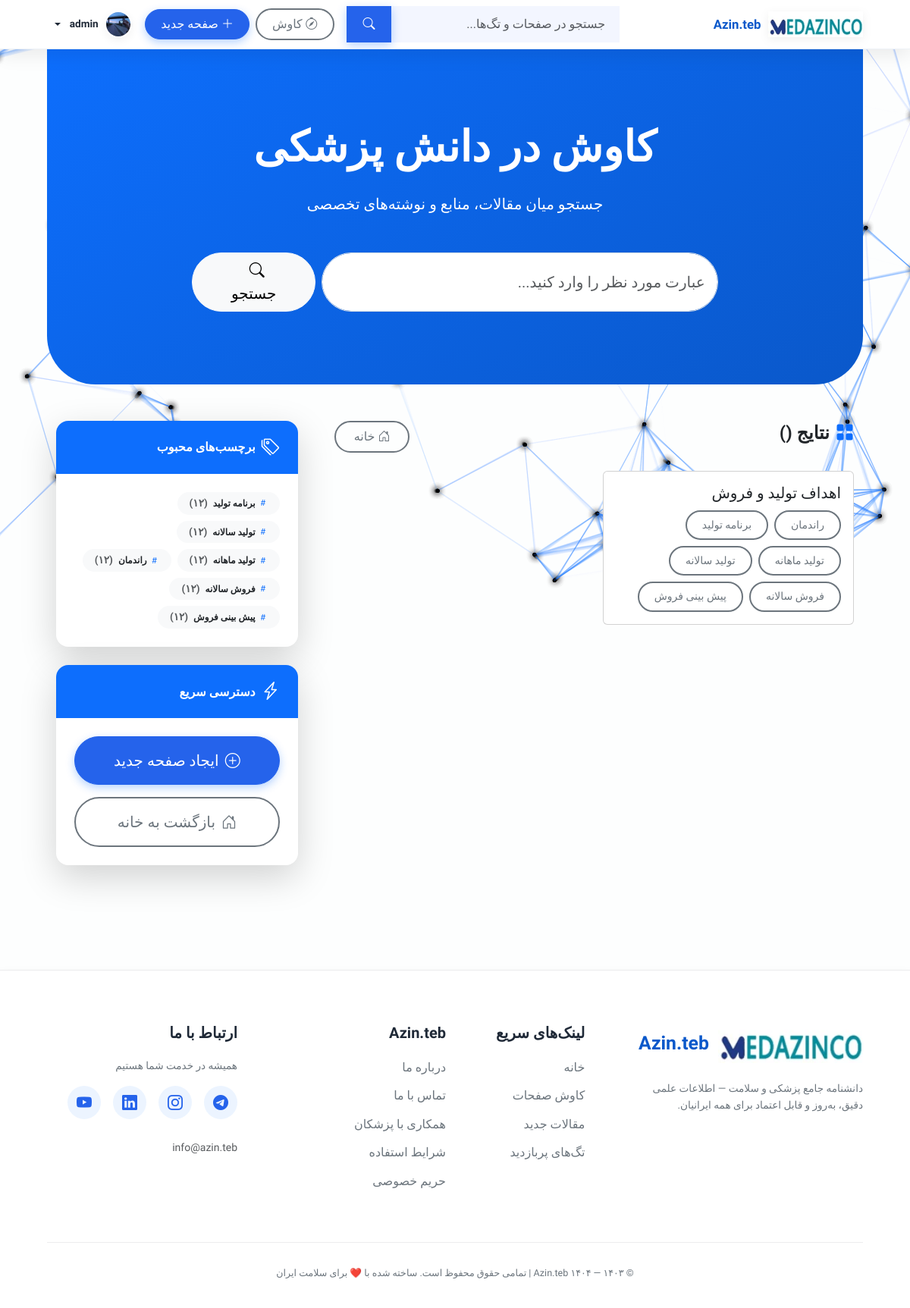
/discover (signed in), run on the app's committed database.
### app/models.py (models this page shows, shortened)
class User(db.Model, UserMixin):
    __tablename__ = 'user'
    id = db.Column(db.Integer, primary_key=True)
    username = db.Column(db.String(150), unique=True, nullable=False)
    email = db.Column(db.String(150), unique=True, nullable=False)
    password = db.Column(db.String(200), nullable=False)
    full_name = db.Column(db.String(150))
    bio = db.Column(db.Text)
    role = db.Column(db.String(50), default='user')
    avatar = db.Column(db.String(200), default='default_avatar.png')
    created_at = db.Column(db.DateTime, default=datetime.utcnow)
    comments = relationship('Comment', back_populates='user', cascade='all, delete-orphan')

class Page(db.Model):
    __tablename__ = 'page'
    id = db.Column(db.Integer, primary_key=True)
    slug = db.Column(db.String(255), unique=True, nullable=False, index=True)
    title = db.Column(db.String(255))
    subtitle = db.Column(db.String(512))
    excerpt = db.Column(db.Text)
    tags = db.Column(db.String(1000))          # comma-separated or JSON
    feature_image = db.Column(db.String(255))
    gallery = db.Column(db.Text)               # JSON list of filenames
    videos = db.Column(db.Text)                # JSON list of filenames
    personnel = db.Column(db.Text)             # JSON list of dicts
    content = db.Column(db.Text)               # محتوای اصلی (Markdown/HTML)
    created_at = db.Column(db.DateTime, default=datetime.utcnow)
    updated_at = db.Column(db.DateTime, default=datetime.utcnow, onupdate=datetime.utcnow)
    user_id = db.Column(db.Integer, db.ForeignKey('user.id'), nullable=True)
    user = db.relationship('User', backref='pages')

### app/blueprints/wiki/routes.py (the view, shortened to what this page needs)
@wiki_bp.route('/discover', endpoint='discover')
def discover():
    q = (request.args.get('q') or '').strip()
    tag_filter = (request.args.get('tag') or '').strip()
    page_num = request.args.get('page', 1, type=int)
    per_page = request.args.get('per_page', 12, type=int)
    items: List[Dict[str, Any]] = []
    tagset = set()
    if Page is not None:
        try:
            query = Page.query
            if q:
                like = f"%{q}%"
                query = query.filter((Page.title.ilike(like)) | (Page.excerpt.ilike(like)) | (Page.tags.ilike(like)))  # type: ignore
            pages_all = query.order_by(Page.updated_at.desc()).all()
            for p in pages_all:
                tags_list = [t.strip() for t in (p.tags or "").split(',') if t.strip()]
                for t in tags_list: tagset.add(t)
                items.append({'slug': p.slug, 'title': p.title or p.slug.replace('-', ' '), 'excerpt': p.excerpt or '', 'tags': tags_list, 'url': url_for('wiki.view_page', page_name=p.slug)})
        except Exception:
            current_app.logger.exception("discover DB fallback")
    if tag_filter:
        items = [it for it in items if tag_filter in it['tags']]
    if q:
        qlow = q.lower()
        items = [it for it in items if qlow in it['title'].lower() or qlow in it['excerpt'].lower() or any(qlow in t.lower() for t in it['tags'])]
    items.sort(key=lambda x: x['title'].lower())
    total = len(items)
    start = (page_num - 1) * per_page
    end = start + per_page
    page_items = items[start:end]
    all_tags = sorted(list(tagset), key=lambda s: s.lower())
    total_pages = max(1, (total + per_page - 1) // per_page)
    pagination = {'page': page_num, 'per_page': per_page, 'total': total, 'total_pages': total_pages}
    return render_template('discover.html', q=q, tag_filter=tag_filter, results=page_items, all_tags=all_tags, pagination=pagination)

### app/templates/discover.html (shortened to what this page needs)
{% extends "base.html" %}
{% block extra_head %}
<link rel="stylesheet" href="{{ url_for('static', filename='css/theme.css') }}">
{% endblock %}
{% block content %}
<section class="discover-hero text-white py-5" style="background: linear-gradient(145deg, #0d6efd, #0a58ca); border-radius: 0 0 4rem 4rem;">
  <div class="container py-5">
    <div class="row justify-content-center text-center">
      <div class="col-lg-8" data-aos="fade-up">
        <h1 class="display-4 fw-bold mb-4">کاوش در دانش پزشکی</h1>
        <p class="lead mb-5">جستجو میان مقالات، منابع و نوشته‌های تخصصی</p>
        <form action="{{ url_for('discover') }}" method="get" class="d-flex search-form">
          <input type="text" name="q" class="form-control form-control-lg rounded-pill me-2" placeholder="عبارت مورد نظر را وارد کنید..." value="{{ q|e }}" aria-label="جستجو">
          <button class="btn btn-light btn-lg rounded-pill px-5 hover-scale" type="submit">
            <i class="bi bi-search me-2"></i>جستجو
          </button>
        </form>
      </div>
    </div>
  </div>
</section>
<div class="container py-5">
  <div class="row g-5">
    <div class="col-lg-8">
      <div class="d-flex justify-content-between align-items-center mb-4" data-aos="fade-down">
        <h4 class="fw-bold text-dark">
          <i class="bi bi-grid-fill me-2 text-primary"></i>نتایج ({{ pagination.total_count }})
        </h4>
        <a href="{{ url_for('index') }}" class="btn btn-outline-secondary rounded-pill px-4 hover-scale">
          <i class="bi bi-house-door me-1"></i>خانه
        </a>
      </div>
      <div id="discover-list" class="row g-4">
        {% for it in results %}
          <div class="col-md-6" data-aos="fade-up" data-aos-delay="{{ loop.index * 50 }}">
            {% include "_card.html" %}
          </div>
        {% endfor %}
      </div>
    </div>
    <aside class="col-lg-4">
      <div class="card border-0 shadow-lg rounded-4 overflow-hidden mb-4 sticky-sidebar" data-aos="fade-left">
        <div class="card-header bg-primary text-white py-3 px-4 border-0 d-flex align-items-center">
          <i class="bi bi-tags fs-4 me-2"></i>
          <h6 class="mb-0 fw-semibold">برچسب‌های محبوب</h6>
        </div>
        <div class="card-body p-4">
          <div class="d-flex flex-wrap gap-2">
            {% for t in all_tags %}
              <a href="{{ url_for('discover') }}?tag={{ t|urlencode }}" class="text-decoration-none">
                <span class="badge bg-light text-dark rounded-pill px-3 py-2 tag-pill hover-scale">
                  <i class="bi bi-hash me-1 text-primary"></i>{{ t }}
                  <span class="ms-1 text-muted small">(۱۲)</span>
                </span>
              </a>
            {% else %}
              <div class="text-muted small">هیچ برچسبی یافت نشد</div>
            {% endfor %}
          </div>
        </div>
      </div>
      <div class="card border-0 shadow-lg rounded-4 overflow-hidden" data-aos="fade-left" data-aos-delay="100">
        <div class="card-header bg-primary text-white py-3 px-4 border-0 d-flex align-items-center">
          <i class="bi bi-lightning-charge fs-4 me-2"></i>
          <h6 class="mb-0 fw-semibold">دسترسی سریع</h6>
        </div>
        <div class="card-body p-4">
          <div class="d-grid gap-3">
            <a href="{{ url_for('edit_page') }}" class="btn btn-primary btn-lg rounded-pill py-3 hover-scale d-flex align-items-center justify-content-center">
              <i class="bi bi-plus-circle me-2"></i>ایجاد صفحه جدید
            </a>
            <a href="{{ url_for('index') }}" class="btn btn-outline-secondary btn-lg rounded-pill py-3 hover-scale d-flex align-items-center justify-content-center">
              <i class="bi bi-house-door me-2"></i>بازگشت به خانه
            </a>
          </div>
        </div>
      </div>
    </aside>
  </div>
</div>
{% endblock %}

### app/templates/base.html (shortened to what this page needs)
<!doctype html>
<html lang="fa" dir="rtl">
<head>
  <link href="https://cdn.jsdelivr.net/npm/bootstrap@5.3.2/dist/css/bootstrap.rtl.min.css" rel="stylesheet">
  <link href="https://cdn.jsdelivr.net/npm/bootstrap-icons@1.11.1/font/bootstrap-icons.css" rel="stylesheet">
  <link href="https://unpkg.com/aos@2.3.1/dist/aos.css" rel="stylesheet">
  <link rel="stylesheet" href="{{ url_for('static', filename='css/circular-text.css') }}">
  <link rel="stylesheet" href="{{ url_for('static', filename='css/theme.css') }}">
  {% block extra_head %}{% endblock %}
</head>
<body>
  <canvas id="plexus-canvas"></canvas>
  {% macro safe_url_for(endpoint, filename=None) %}
    {% if endpoint_exists(endpoint) %}
      {{ url_for(endpoint, filename=filename) }}
    {% elif endpoint == 'auth.uploads_file' and filename %}
      /uploads/{{ filename }}
    {% else %}
      #
    {% endif %}
  {% endmacro %}
  {% set home_url = url_for('wiki.index') if endpoint_exists('wiki.index') else '/' %}
  {% set discover_url = url_for('wiki.discover') if endpoint_exists('wiki.discover') else url_for('wiki.index') %}
  {% set edit_url = url_for('wiki.edit_page', page_slug='new') if endpoint_exists('wiki.edit_page') else '/edit/new' %}
  {% set login_url = url_for('auth.login') if endpoint_exists('auth.login') else '/login' %}
  {% set profile_url = url_for('auth.profile') if endpoint_exists('auth.profile') else '/profile' %}
  {% set admin_users_url = url_for('admin.admin_users') if endpoint_exists('admin.admin_users') else None %}
  <header class="site-header" data-aos="fade-down">
    <div class="container d-flex align-items-center justify-content-between py-2">
      <a class="brand" href="{{ home_url }}">
        <img src="{{ url_for('static', filename='logo.png') }}" alt="Azin.teb" class="logo"
             onerror="this.onerror=null; this.src='{{ url_for('static', filename='default_avatar.png') }}'">
        <span>Azin.teb</span>
      </a>
      <form id="global-search" class="d-flex ms-auto me-3" action="{{ discover_url }}" method="GET" role="search">
        <div class="input-group search-wrap">
          <input name="q" value="{{ request.args.get('q','') }}" class="form-control search-input" placeholder="جستجو در صفحات و تگ‌ها..." aria-label="جستجو">
          <button class="btn btn-primary" type="submit" aria-label="جستجو"><i class="bi bi-search"></i></button>
        </div>
      </form>
      <nav class="d-flex gap-2 align-items-center">
        {% if endpoint_exists('wiki.discover') %}
          <a class="btn btn-outline-secondary" href="{{ discover_url }}"><i class="bi bi-compass me-1"></i>کاوش</a>
        {% else %}
          <a class="btn btn-outline-secondary" href="{{ url_for('wiki.index') }}"><i class="bi bi-search me-1"></i>کاوش</a>
        {% endif %}
        {% if current_user.is_authenticated %}
          <a class="btn btn-primary" href="{{ edit_url }}"><i class="bi bi-plus-lg me-1"></i>صفحه جدید</a>
          <div class="dropdown">
            <a class="dropdown-toggle" href="#" data-bs-toggle="dropdown" aria-expanded="false">
              {% set avatar_path = current_user.avatar if current_user.avatar else 'default_avatar.png' %}
              <img src="{{ safe_url_for('auth.uploads_file', filename=avatar_path) }}"
                   class="avatar-sm" alt="avatar"
                   onerror="this.onerror=null; this.src='{{ url_for('static', filename='default_avatar.png') }}'">
              <span class="small fw-semibold">{{ current_user.username }}</span>
            </a>
          </div>
        {% else %}
          <a class="btn btn-outline-primary" href="{{ login_url }}"><i class="bi bi-box-arrow-in-right me-1"></i>ورود</a>
        {% endif %}
      </nav>
    </div>
  </header>
  <main class="container mt-0 pt-0">
    {% block content %}{% endblock %}
  </main>
  <footer class="site-footer">
    <div class="container">
      <div class="row gy-5">
        <div class="col-lg-4 col-md-6">
          <a href="{{ home_url }}" class="footer-brand">
            <img src="{{ url_for('static', filename='logo.png') }}" alt="Azin.teb">
            Azin.teb
          </a>
          <p class="mt-3 small" style="max-width: 290px;">
            دانشنامه جامع پزشکی و سلامت — اطلاعات علمی دقیق، به‌روز و قابل اعتماد برای همه ایرانیان.
          </p>
        </div>
        <div class="col-lg-2 col-md-6">
          <h5 class="footer-title">لینک‌های سریع</h5>
          <ul class="footer-links">
            <li><a href="{{ home_url }}">خانه</a></li>
            <li><a href="{{ discover_url }}">کاوش صفحات</a></li>
            <li><a href="#">مقالات جدید</a></li>
            <li><a href="#">تگ‌های پربازدید</a></li>
          </ul>
        </div>
        <div class="col-lg-3 col-md-6">
          <h5 class="footer-title">Azin.teb</h5>
          <ul class="footer-links">
            <li><a href="#">درباره ما</a></li>
            <li><a href="#">تماس با ما</a></li>
            <li><a href="#">همکاری با پزشکان</a></li>
            <li><a href="#">شرایط استفاده</a></li>
            <li><a href="#">حریم خصوصی</a></li>
          </ul>
        </div>
        <div class="col-lg-3 col-md-6">
          <h5 class="footer-title">ارتباط با ما</h5>
          <p class="small mb-3">همیشه در خدمت شما هستیم</p>
          <div class="social-icons mb-4">
            <a href="#" target="_blank" title="تلگرام"><i class="bi bi-telegram"></i></a>
            <a href="#" target="_blank" title="اینستاگرام"><i class="bi bi-instagram"></i></a>
            <a href="#" target="_blank" title="لینکدین"><i class="bi bi-linkedin"></i></a>
            <a href="#" target="_blank" title="یوتیوب"><i class="bi bi-youtube"></i></a>
          </div>
          <small class="text-muted">info@azin.teb</small>
        </div>
      </div>
      <div class="footer-bottom text-center">
        <small>
          © ۱۴۰۳ — ۱۴۰۴ Azin.teb | تمامی حقوق محفوظ است.
          ساخته شده با ❤️ برای سلامت ایران
        </small>
      </div>
    </div>
  </footer>
</body>
</html>

### app/templates/_card.html (shortened to what this page needs)
<article class="card p-3 mb-3 d-flex gap-3 align-items-start">
  <div style="flex:1;">
    <a class="h5 text-decoration-none" href="{{ it.url }}">{{ it.title }}</a>
    <div class="d-flex gap-2 flex-wrap">
      {% for t in it.tags %}
        <button class="btn btn-sm btn-outline-secondary tag-filter-btn" data-tag="{{ t }}">{{ t }}</button>
      {% endfor %}
    </div>
  </div>
</article>

### data on the page
User: avatar (picture), username "admin"
Page: title "اهداف تولید و فروش", tags "راندمان" "برنامه تولید" "تولید ماهانه" "تولید سالانه" "فروش سالانه" "پیش بینی فروش"

### other printed values
{{ t }} "برنامه تولید" "تولید سالانه" "تولید ماهانه" "راندمان" "فروش سالانه" "پیش بینی فروش"
